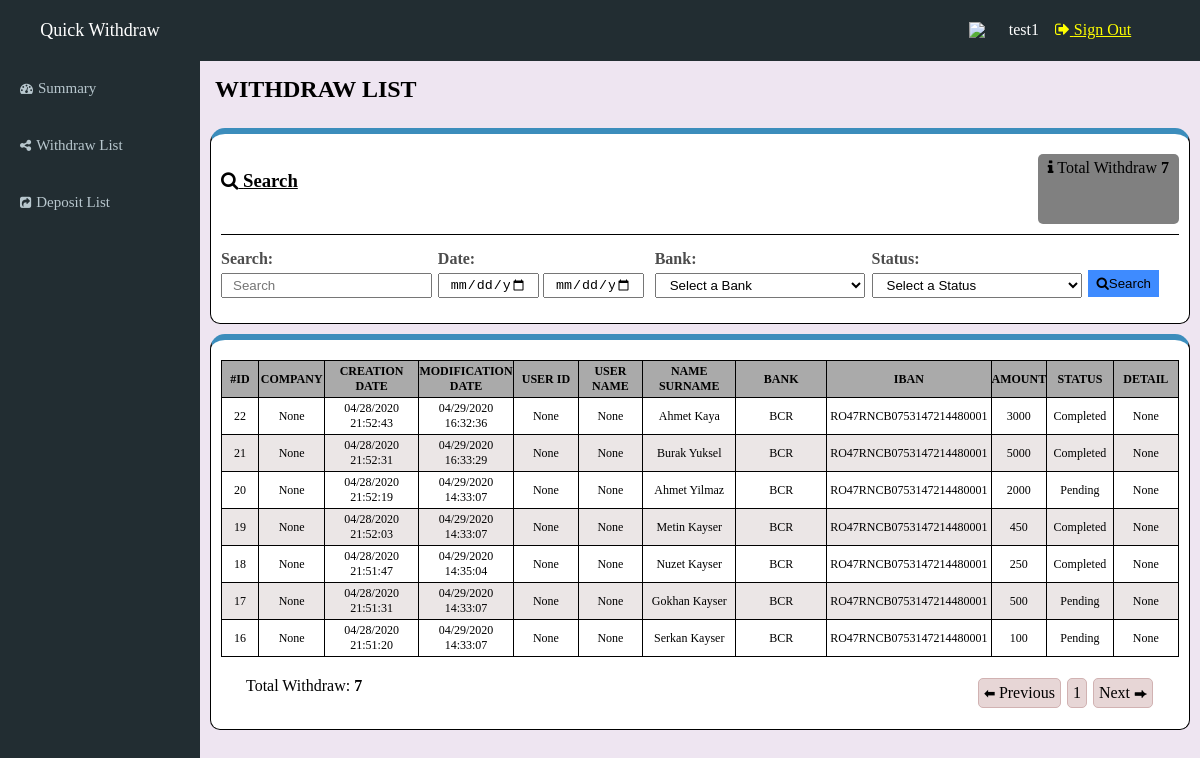
The page /wd_list/ (signed in) on the database its author committed.
### first_app/models.py (models this page shows, shortened)
class Witdrawal_Form(models.Model):
    id = models.AutoField(unique=True, primary_key=True)
    name = models.CharField(max_length=264)
    all_bank_name = (
        ('Banca Transilvania', 'Banca Transilvania'),
        ('Bancpost', 'Bancpost'),
        ('BCR', 'BCR'),
        ('BRD', 'BRD'),
        ('CEC Bank', 'CEC Bank'),
        ('Credit Europe Bank', 'Credit Europe Bank'),
        ('First Bank', 'First Bank'),
        ('Garanti', 'Garanti'),
        ('ING', 'ING'),
        ('UniCredit Bank', 'UniCredit Bank'),
        ('Raiffeisen Bank', 'Raiffeisen Bank'),
    )
    bank_name = models.CharField(max_length=50, default='' ,choices=all_bank_name)
    iban = models.CharField(max_length=26)
    amount = models.IntegerField()
    all_status = (
        ('Pending', 'Pending'),
        ('In Progress', 'In Progress'),
        ('Completed', 'Completed'),
        ('Rejected', 'Rejected'),
    )
    status = models.CharField(max_length=15, default='Pending', choices=all_status)
    created_date = models.DateTimeField(default=now,editable=False)
    modified_date = models.DateTimeField(auto_now=True)

### first_app/views.py (the view)
# urls.py: path('wd_list/', views.wd_list_pg, name='wd_list'),
@login_required
def wd_list_pg(request):
    withdraw_list = Witdrawal_Form.objects.order_by('-id')
    counter = 0
    for wd in withdraw_list:
        counter += 1
    my_context = {
        'Witdrawal_Form': withdraw_list,
        'Sum': counter,
    }
    return render(request, 'first_app/wd_list_pg.html', context=my_context)

### templates/first_app/wd_list_pg.html (shortened to what this page needs)
{% extends 'first_app/base.html' %}
{% block content %}
<section class="content">
    <h2>WITHDRAW LIST</h2>
    <div class="divSearch">
        <div class="divSearch1-1">
            <h3><i class="fa fa-search"></i> Search</h3>
            <p><i class="fa fa-info"></i> Total Withdraw
              <span class="total" name = "sum">
                {{ Sum }}
              </span></p>
        </div>
        <form class="divSearch1-2" action="{% url 'search_wd' %}" method="get">
            <div class="search1">
                <label for="">Search:</label>
                <input type="text" placeholder="Search" name="q">
            </div>
            <div class="search2">
                <label for="">Date:</label>
                    <div class="searchDate">
                    <input type="date" value="" name="" id="">
                    <input type="date" name="" id="">
                </div>
            </div>
            <div class="search3">
                <label for="">Bank:</label>
                <select name="a" id="">
                    <option value="">Select a Bank</option>
                </select>
            </div>
            <div class="search4">
                <label for="">Status:</label>
                <select name="b" id="">
                    <option value="">Select a Status</option>
                </select>
            </div>
            <div class="search5">
                <button class="searchButton"><i class="fa fa-search"></i>Search</button>
            </div>
        </form>
    </div>
    <div class="withdrawList">
        {% if Witdrawal_Form %}
          <table>
              <tr>
                  <th>#ID</th>
                  <th>COMPANY</th>
                  <th>CREATION DATE</th>
                  <th>MODIFICATION DATE</th>
                  <th>USER ID</th>
                  <th>USER NAME</th>
                  <th>NAME SURNAME</th>
                  <th>BANK</th>
                  <th>IBAN</th>
                  <th>AMOUNT</th>
                  <th>STATUS</th>
                  <th>DETAIL</th>
              </tr>
              <tr>
                {% for cek in Witdrawal_Form %}
                <td>{{ cek.id }} </td>
                <td>{{ None }} </td>
                <td>{{ cek.created_date|date:"SHORT_DATE_FORMAT" }} {{ cek.created_date|time:"H:i:s" }} </td>
                <td>{{ cek.modified_date|date:"SHORT_DATE_FORMAT" }} {{ cek.modified_date|time:"H:i:s" }} </td>
                <td>{{ None }} </td>
                <td>{{ None }} </td>
                <td>{{ cek.name }}</td>
                <td>{{ cek.bank_name }}</td>
                <td>{{ cek.iban }}</td>
                <td>{{ cek.amount }}</td>
                <td>{{ cek.status }}</td>
                <td>{{ None }} </td>
              </tr>
                {% endfor %}
          </table>
        {% else %}
            <p>You dont have any data</p>
        {% endif %}
        <div class="withdrawEnd">
            <p>Total Withdraw:<span class="total"> {{ Sum }} </span></p>
            <div class="pageNumbers">
                <ul>
                    <li><span class="arrow">⬅</span> Previous</li>
                    <li>1</li>
                    <li>Next <span class="arrow">⮕</span></li>
                </ul>
            </div>
        </div>
    </div>
</section>
{% endblock %}

### templates/first_app/base.html (shortened to what this page needs)
{% load staticfiles %}
<!DOCTYPE html>
<html lang="en" dir="ltr">
  <head>
    <link rel="stylesheet" type="text/css" href="{% static 'css/index.css' %}">
    <link rel="stylesheet" href="https://cdnjs.cloudflare.com/ajax/libs/font-awesome/4.7.0/css/font-awesome.min.css">
</head>
  <body>
    <header>
        <nav class="navBarTop">
            <div><a href="{% url 'summary_pg' %}">Quick Withdraw</a></div>
            {% if user.is_authenticated %}
            <div>
              <img src="{% static 'images/profilPhoto.png' %}">
              <p>{{ user.username }}&emsp;</p>
            <div>
              <a href="{% url 'logout' %}" style="color:yellow;"><i class="fa fa-sign-out"></i> Sign Out</a>
            </div>
            </div>
            {% endif %}
        </nav>
        <nav class="navBarLeft">
            <ul>
                <li><a href="{% url 'summary_pg' %}"><i class="fa fa-dashboard"></i> Summary</a></li>
                <li><a href="{% url 'wd_list' %}"><i class="fa fa-share-alt"></i> Withdraw List</a></li>
                <li><a href="{% url 'dp_list' %}"><i class="fa fa-share-square"></i> Deposit List</a></li>
            </ul>
        </nav>
    </header>
    <section>
      {% block content %}
      {% endblock %}
    </section>
  </body>
</html>

### rows shown on the page
Witdrawal_Form: id "22", None "None", created_date "04/28/2020", created_date "21:52:43", modified_date "04/29/2020", modified_date "16:32:36", name "Ahmet Kaya", bank_name "BCR", iban "RO47RNCB0753147214480001", amount "3000", status "Completed"
Witdrawal_Form: id "21", None "None", created_date "04/28/2020", created_date "21:52:31", modified_date "04/29/2020", modified_date "16:33:29", name "Burak Yuksel", bank_name "BCR", iban "RO47RNCB0753147214480001", amount "5000", status "Completed"
Witdrawal_Form: id "20", None "None", created_date "04/28/2020", created_date "21:52:19", modified_date "04/29/2020", modified_date "14:33:07", name "Ahmet Yilmaz", bank_name "BCR", iban "RO47RNCB0753147214480001", amount "2000", status "Pending"
Witdrawal_Form: id "19", None "None", created_date "04/28/2020", created_date "21:52:03", modified_date "04/29/2020", modified_date "14:33:07", name "Metin Kayser", bank_name "BCR", iban "RO47RNCB0753147214480001", amount "450", status "Completed"
Witdrawal_Form: id "18", None "None", created_date "04/28/2020", created_date "21:51:47", modified_date "04/29/2020", modified_date "14:35:04", name "Nuzet Kayser", bank_name "BCR", iban "RO47RNCB0753147214480001", amount "250", status "Completed"
Witdrawal_Form: id "17", None "None", created_date "04/28/2020", created_date "21:51:31", modified_date "04/29/2020", modified_date "14:33:07", name "Gokhan Kayser", bank_name "BCR", iban "RO47RNCB0753147214480001", amount "500", status "Pending"
Witdrawal_Form: id "16", None "None", created_date "04/28/2020", created_date "21:51:20", modified_date "04/29/2020", modified_date "14:33:07", name "Serkan Kayser", bank_name "BCR", iban "RO47RNCB0753147214480001", amount "100", status "Pending"

### other values the page prints
{{ user.username }} "test1"
{{ Sum }} "7"
